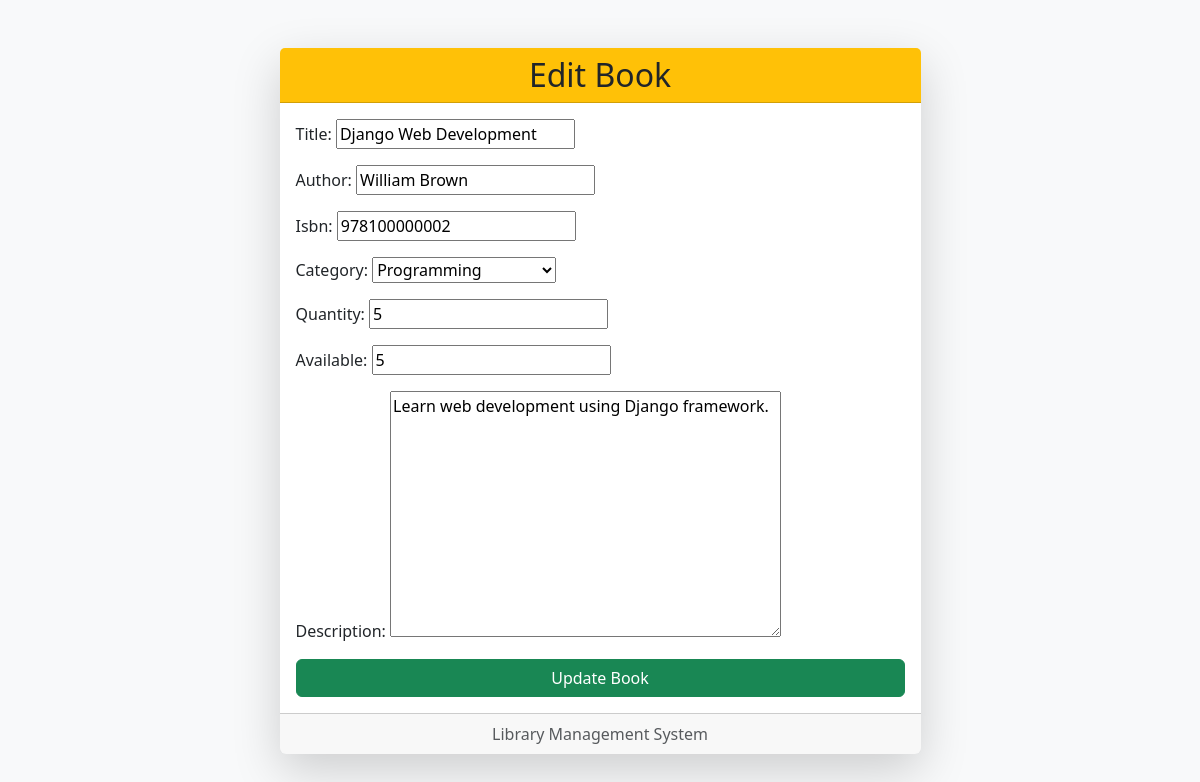
/books/edit/2/, run on the app's committed database.
### books/models.py (models this page shows, shortened)
class Book(models.Model):
    title = models.CharField(max_length=200)
    author = models.CharField(max_length=150)
    isbn = models.CharField(max_length=20, unique=True)
    category = models.ForeignKey(Category, on_delete=models.CASCADE)
    quantity = models.PositiveIntegerField(default=1)
    available = models.PositiveIntegerField(default=1)
    description = models.TextField(blank=True, null=True)
    added_on = models.DateTimeField(auto_now_add=True)

### books/views.py (the view)
# urls.py: path('edit/<int:id>/', views.edit_book, name='edit_book'),
def edit_book(request, id):
    book = get_object_or_404(Book, id=id)
    if request.method == 'POST':
        form = BookForm(request.POST, instance=book)
        if form.is_valid():
            form.save()
            return redirect('book_details', id=book.id)
    else:
        form = BookForm(instance=book)
    return render(request, 'books/edit_book.html', {'form': form})

### books/forms.py
class BookForm(forms.ModelForm):
    class Meta:
        model = Book
        fields = '__all__'

### books/models.py (called while the page is built)
    def __str__(self):
        return self.name

### books/templates/books/edit_book.html (shortened to what this page needs)
<!DOCTYPE html>
<html lang="en">
<head>
    <link
        href="https://cdn.jsdelivr.net/npm/bootstrap@5.3.2/dist/css/bootstrap.min.css"
        rel="stylesheet"
    >
</head>
<body class="bg-light">
<div class="container mt-5">
    <div class="row justify-content-center">
        <div class="col-md-7">
            <div class="card shadow-lg border-0">
                <div class="card-header bg-warning text-dark text-center">
                    <h2 class="mb-0">Edit Book</h2>
                </div>
                <div class="card-body">
                    <form method="post">
                        <div class="mb-3">
                            {{ form.as_p }}
                        </div>
                        <div class="d-grid">
                            <button type="submit" class="btn btn-success">
                                Update Book
                            </button>
                        </div>
                    </form>
                </div>
                <div class="card-footer text-center text-muted">
                    Library Management System
                </div>
            </div>
        </div>
    </div>
</div>
</body>
</html>

### data on the page
Book: title "Django Web Development", author "William Brown", isbn "978100000002", category "Programming", quantity "5", available "5", description "Learn web development using Django framework."
